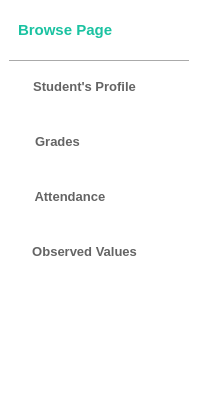
    <widget class="QFrame" name="side_frame">
     <property name="minimumSize">
      <size>
       <width>200</width>
       <height>0</height>
      </size>
     </property>
     <property name="maximumSize">
      <size>
       <width>200</width>
       <height>16777215</height>
      </size>
     </property>
     <property name="styleSheet">
      <string notr="true">QFrame{
	border: 0px;
	border-radius: 5px;
	background-color: rgb(255, 255, 255);
}</string>
     </property>
     <property name="frameShape">
      <enum>QFrame::StyledPanel</enum>
     </property>
     <property name="frameShadow">
      <enum>QFrame::Raised</enum>
     </property>
     <layout class="QVBoxLayout" name="verticalLayout_4">
      <property name="spacing">
       <number>0</number>
      </property>
      <property name="leftMargin">
       <number>9</number>
      </property>
      <property name="topMargin">
       <number>0</number>
      </property>
      <property name="bottomMargin">
       <number>10</number>
      </property>
      <item>
       <widget class="QLabel" name="homePage_label">
        <property name="minimumSize">
         <size>
          <width>0</width>
          <height>60</height>
         </size>
        </property>
        <property name="maximumSize">
         <size>
          <width>16777215</width>
          <height>60</height>
         </size>
        </property>
        <property name="font">
         <font>
          <pointsize>11</pointsize>
          <bold>true</bold>
         </font>
        </property>
        <property name="styleSheet">
         <string notr="true">#homePage_label{
	padding-left: 5px;
	color: rgb(26, 194, 161);
}</string>
        </property>
        <property name="text">
         <string>Browse Page</string>
        </property>
       </widget>
      </item>
      <item>
       <widget class="QFrame" name="pageBtn_frame">
        <property name="minimumSize">
         <size>
          <width>0</width>
          <height>200</height>
         </size>
        </property>
        <property name="maximumSize">
         <size>
          <width>16777215</width>
          <height>220</height>
         </size>
        </property>
        <property name="font">
         <font>
          <bold>true</bold>
         </font>
        </property>
        <property name="styleSheet">
         <string notr="true">#pageBtn_frame{
	border-top: 1px solid rgb(170, 170, 170);
	border-radius: 0px;
}
QPushButton{
	border-radius: 5px;
	font: 600 10pt &quot;Segoe UI Semibold&quot;;
}
QPushButton:hover{
	border: 1px solid rgb(230, 230, 230);
	background-color: rgb(230, 230, 230);
}</string>
        </property>
        <property name="frameShape">
         <enum>QFrame::StyledPanel</enum>
        </property>
        <property name="frameShadow">
         <enum>QFrame::Raised</enum>
        </property>
        <layout class="QVBoxLayout" name="verticalLayout_5">
         <property name="spacing">
          <number>5</number>
         </property>
         <property name="sizeConstraint">
          <enum>QLayout::SetDefaultConstraint</enum>
         </property>
         <property name="leftMargin">
          <number>0</number>
         </property>
         <property name="topMargin">
          <number>0</number>
         </property>
         <property name="rightMargin">
          <number>0</number>
         </property>
         <property name="bottomMargin">
          <number>0</number>
         </property>
         <item>
          <widget class="QPushButton" name="homeProfileBtn">
           <property name="minimumSize">
            <size>
             <width>0</width>
             <height>50</height>
            </size>
           </property>
           <property name="maximumSize">
            <size>
             <width>16777215</width>
             <height>50</height>
            </size>
           </property>
           <property name="font">
            <font>
             <pointsize>10</pointsize>
             <italic>false</italic>
             <bold>true</bold>
            </font>
           </property>
           <property name="cursor">
            <cursorShape>PointingHandCursor</cursorShape>
           </property>
           <property name="layoutDirection">
            <enum>Qt::LeftToRight</enum>
           </property>
           <property name="styleSheet">
            <string notr="true">QPushButton{
	color: rgb(100, 100, 100);
}</string>
           </property>
           <property name="text">
            <string>  Student's Profile          </string>
           </property>
           <property name="icon">
            <iconset>
             <normaloff>../assets/user.png</normaloff>../assets/user.png</iconset>
           </property>
           <property name="iconSize">
            <size>
             <width>22</width>
             <height>22</height>
            </size>
           </property>
          </widget>
         </item>
         <item>
          <widget class="QPushButton" name="homeGradesBtn">
           <property name="minimumSize">
            <size>
             <width>0</width>
             <height>50</height>
            </size>
           </property>
           <property name="maximumSize">
            <size>
             <width>16777215</width>
             <height>50</height>
            </size>
           </property>
           <property name="font">
            <font>
             <pointsize>10</pointsize>
             <italic>false</italic>
             <bold>true</bold>
            </font>
           </property>
           <property name="cursor">
            <cursorShape>PointingHandCursor</cursorShape>
           </property>
           <property name="layoutDirection">
            <enum>Qt::LeftToRight</enum>
           </property>
           <property name="styleSheet">
            <string notr="true">QPushButton{
	color: rgb(100, 100, 100);
}</string>
           </property>
           <property name="text">
            <string>  Grades                         </string>
           </property>
           <property name="icon">
            <iconset>
             <normaloff>../assets/sheet.png</normaloff>../assets/sheet.png</iconset>
           </property>
           <property name="iconSize">
            <size>
             <width>22</width>
             <height>22</height>
            </size>
           </property>
          </widget>
         </item>
         <item>
          <widget class="QPushButton" name="homeAttendanceBtn">
           <property name="minimumSize">
            <size>
             <width>0</width>
             <height>50</height>
            </size>
           </property>
           <property name="maximumSize">
            <size>
             <width>16777215</width>
             <height>50</height>
            </size>
           </property>
           <property name="font">
            <font>
             <pointsize>10</pointsize>
             <italic>false</italic>
             <bold>true</bold>
            </font>
           </property>
           <property name="cursor">
            <cursorShape>PointingHandCursor</cursorShape>
           </property>
           <property name="layoutDirection">
            <enum>Qt::LeftToRight</enum>
           </property>
           <property name="styleSheet">
            <string notr="true">QPushButton{
	color: rgb(100, 100, 100);
}</string>
           </property>
           <property name="text">
            <string>  Attendance                  </string>
           </property>
           <property name="icon">
            <iconset>
             <normaloff>../assets/attendance.png</normaloff>../assets/attendance.png</iconset>
           </property>
           <property name="iconSize">
            <size>
             <width>22</width>
             <height>22</height>
            </size>
           </property>
          </widget>
         </item>
         <item>
          <widget class="QPushButton" name="homeOVBtn">
           <property name="minimumSize">
            <size>
             <width>0</width>
             <height>50</height>
            </size>
           </property>
           <property name="maximumSize">
            <size>
             <width>16777215</width>
             <height>50</height>
            </size>
           </property>
           <property name="font">
            <font>
             <pointsize>10</pointsize>
             <italic>false</italic>
             <bold>true</bold>
            </font>
           </property>
           <property name="cursor">
            <cursorShape>PointingHandCursor</cursorShape>
           </property>
           <property name="layoutDirection">
            <enum>Qt::LeftToRight</enum>
           </property>
           <property name="styleSheet">
            <string notr="true">QPushButton{
	color: rgb(100, 100, 100);
}</string>
           </property>
           <property name="text">
            <string>  Observed Values          </string>
           </property>
           <property name="icon">
            <iconset>
             <normaloff>../assets/ov-heart.png</normaloff>../assets/ov-heart.png</iconset>
           </property>
           <property name="iconSize">
            <size>
             <width>22</width>
             <height>22</height>
            </size>
           </property>
          </widget>
         </item>
        </layout>
       </widget>
      </item>
      <item>
       <widget class="QFrame" name="frame_8">
        <property name="minimumSize">
         <size>
          <width>0</width>
          <height>80</height>
         </size>
        </property>
        <property name="frameShape">
         <enum>QFrame::StyledPanel</enum>
        </property>
        <property name="frameShadow">
         <enum>QFrame::Raised</enum>
        </property>
       </widget>
      </item>
      <item>
       <spacer name="verticalSpacer">
        <property name="orientation">
         <enum>Qt::Vertical</enum>
        </property>
        <property name="sizeHint" stdset="0">
         <size>
          <width>20</width>
          <height>40</height>
         </size>
        </property>
       </spacer>
      </item>
     </layout>
    </widget>
